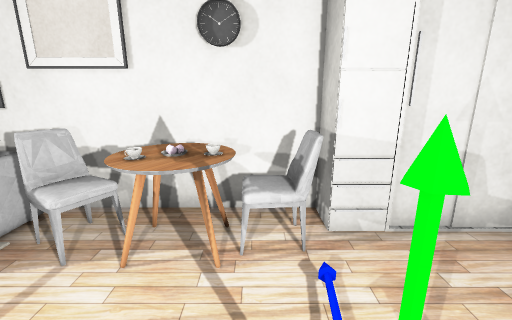
[1] (above)

15 first-person views from a walk through a Unity game level. The camera is 1.5 m above the floor, tilts 14° down and sees 90° across. The floor is counted in squares, 0.5 m on a side. Each view is taken from the middle of a square. On the plan, view 1 faces up. The plan holds only what a view shows up to about 19 squares ahead; the rest is blank. Some surface patterns are stand-ins.

[2]
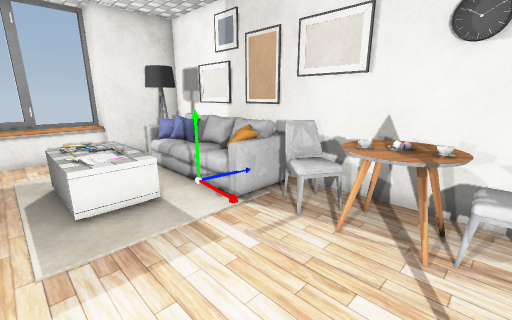

[3]
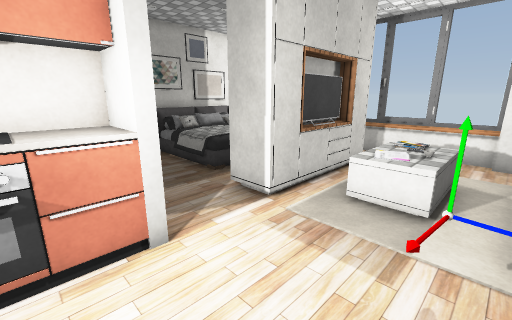

[4]
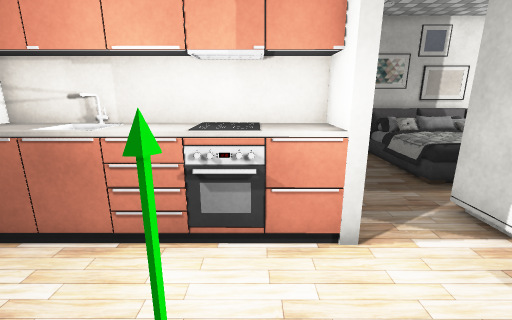

[5]
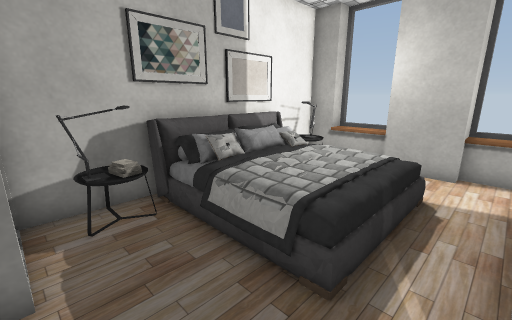

[6]
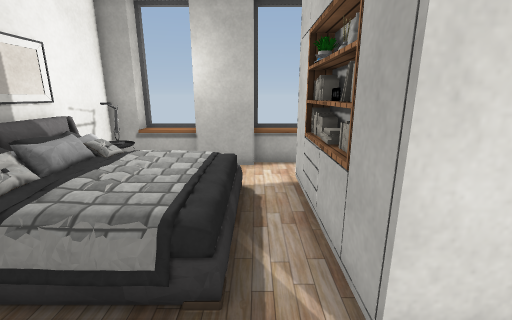

[7]
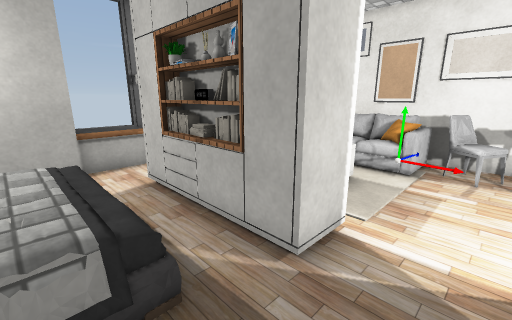

[8]
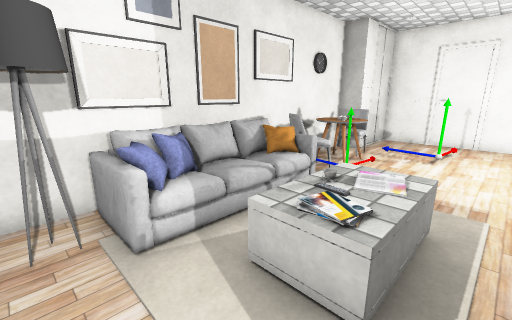

[9]
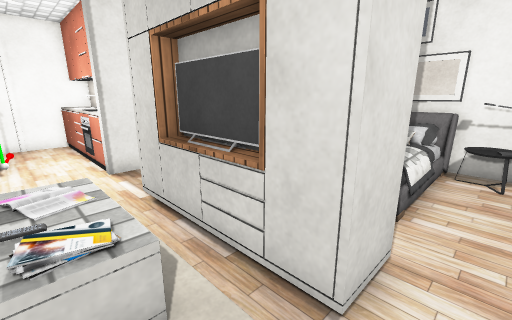

[10]
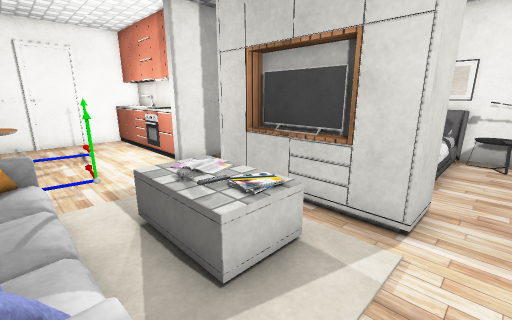

[11]
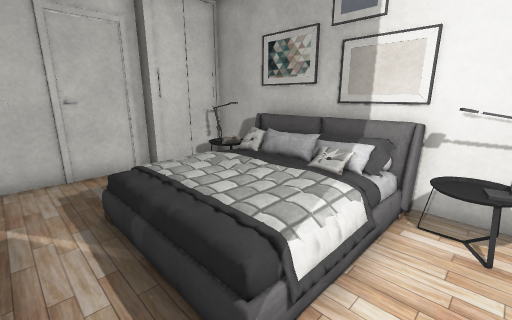

[12]
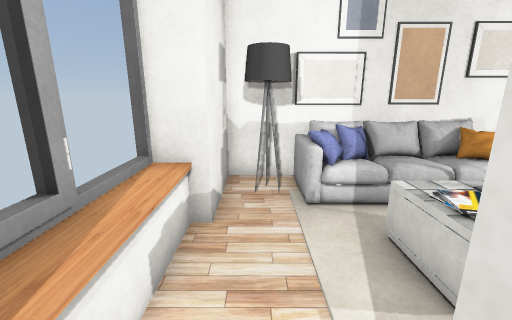

[13]
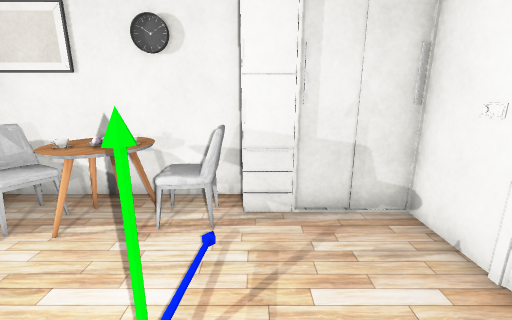

[14]
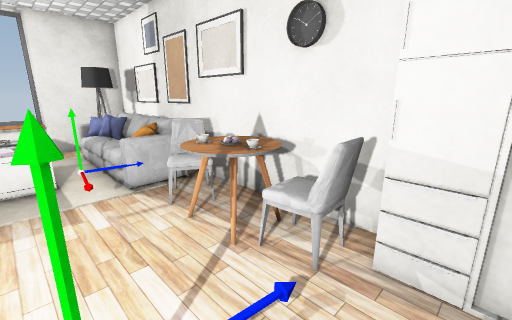

[15]
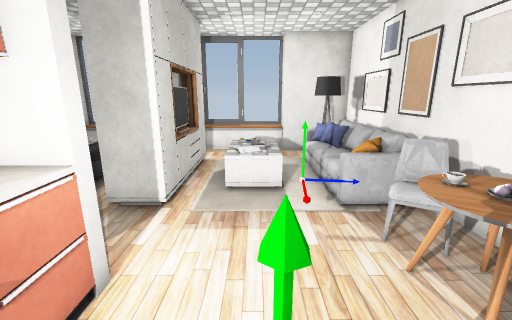

### Floor plan
Key: @ floor where view 1 was taken; # wall or solid block; . floor; / step, stairs or slope; = window, fence, low wall or low ledge; ^ raised ledge; S sofa; C chair; T table; U cup; L lamp; B bed; K books; N nightstand; O other object.
Columns run from 16 left of view 1 to 6 right of it. Each row starts with its distance up from view 1.
  7   #################
  6   #.SSSSSSSSC.TTCC#
  5   #LSS    SCCCTUCC#####
  4   #.SS    SSCCUTCC....O
  3 ###..      ....../....O
  2 =^#.. TTUTO....../....#
  1 =^... TTUT ......O//..#
  0 #^... TTTT .....@.....#
 -1 #^....................#
 -2 #^..########..#^==^^^^#
 -3 #^..#.#O##.#..#########
 -4 =^...######...#
 -5 ###...........#
 -6   #..BBBBBB...#
 -7   #..BBBBBB...#
 -8 #^#..BBBBBB..##
 -9 =^ ..BBBBBB..#
-10 #^ LLBBBBBBKL#
-11  ##LNBBBBBBKL#
-12  #############

Positions as (right, up) in squares from view 1, and headings:
1: (0, 0), facing up
2: (0, -1), facing up-left
3: (0, 3), facing down-left
4: (0, 3), facing down
5: (-3, -4), facing down-left
6: (-3, -5), facing left
7: (-3, -7), facing up-left
8: (-13, -1), facing up-right
9: (-13, 1), facing down-right
10: (-13, 4), facing down-right
11: (-13, -4), facing down-right
12: (-13, -3), facing up
13: (2, -1), facing up
14: (3, 1), facing up-left
15: (2, 1), facing left
